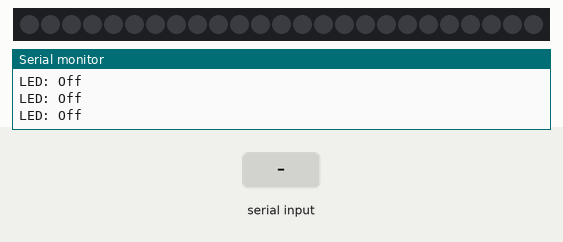
The sketch below on a simulated Arduino Uno, built with avr-gcc and run on an emulated ATmega328P. On the bench: 25 RGB LEDs in strip order, left to right, the last lines printed to the serial monitor. The inputs (shaded band) are chosen by the test bench. Dim RGB values are drawn brighter than linear.

Above: at 1.2 s.
1.3 s: byte 2 (2) received over Serial
At 1.46 s:
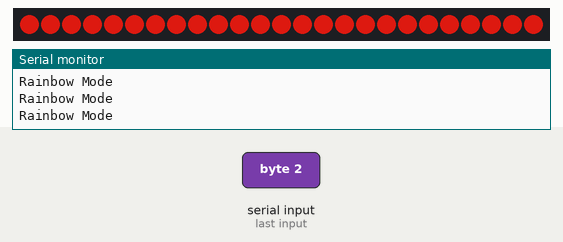
2.9 s: byte 1 (1) received over Serial
4.8 s: "1" received over Serial
At 6.0 s:
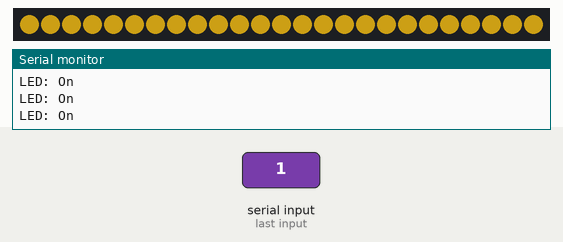
6.3 s: byte 2 (2) received over Serial
At 8.53 s:
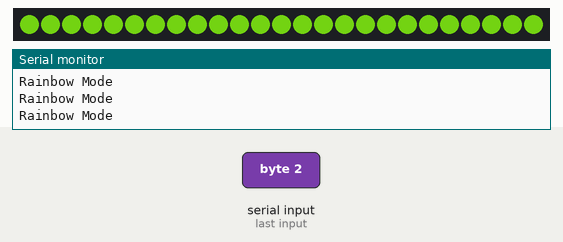
9.3 s: byte 0 (0) received over Serial
At 10.2 s:
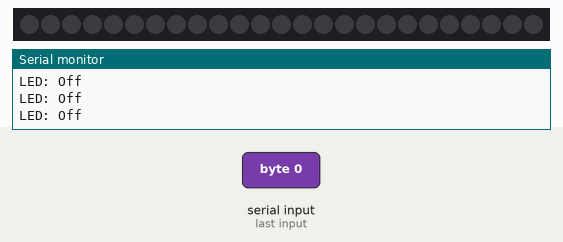
12.3 s: byte 2 (2) received over Serial
At 12.36 s:
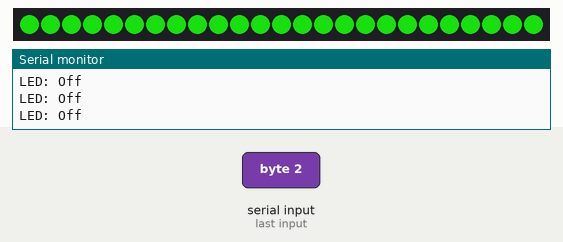

The sketch:

HSV_Colour_Change.ino
```cpp
#include <FastLED.h>

#define NUM_LEDS 25
#define DATA_PIN 6

//Bluetooth Comunication Variables
int state=0;
int bluetooth_Data=0;

//Colour Variables
int rainbow=1;
int hue=1;
int hroc=1;//hue rate of change

//Timing Variables
const long interval=50;
long previousMillis=0;
long previousMillis2=0;


CRGB leds[NUM_LEDS];

void setup(){

   //setup LED strip
   FastLED.addLeds<NEOPIXEL, DATA_PIN>(leds, NUM_LEDS);
   Serial.begin(9600);
}

void loop(){

    //Collect Data via SPI communication
    bluetooth_Data=Serial.read();//read incoming data

    // Turn Strip On
    if(bluetooth_Data==1){
    state= 1;
    }

    //Turn Strip Off
    if(bluetooth_Data==0){
    state=0;
    }

    //Rainbow Mode
    if(bluetooth_Data==2){
    state=2;
    }

    //Manual Hue Change
    if(bluetooth_Data>=3 && bluetooth_Data<=256){
      hue=bluetooth_Data;
    }


  unsigned long currentMillis= millis();

  if(currentMillis - previousMillis >= interval && state==1){
    previousMillis=currentMillis;
    manualHueChange(hue);
  }

  if(state==0){
    LED_Off();
  }

  unsigned long currentMillis2=millis();

  if(currentMillis2 - previousMillis2 >= interval && state==2){
    previousMillis2=currentMillis2;
    rainbowAutoChange();
  }

  FastLED.show();
}

void LED_Off(){

  for (int i=0; i<NUM_LEDS; i++){
    leds[i]=CRGB(0,0,0);
  }

  Serial.println("LED: Off");
}

void manualHueChange (int hue){

  for (int i=0; i<NUM_LEDS; i++){
  leds[i]=CHSV(hue,187,200); //Using hue, saturation, and brightness to set LED colour
  }

  Serial.println("LED: On");
}


void rainbowAutoChange(){
  for (int i=0; i<NUM_LEDS; i++){
  leds[i]=CHSV(rainbow,187,200); //Using hue, saturation, and brightness to set LED colour
  }

  rainbow+=hroc;

  if(rainbow==244){
    hroc=-1;
  }
  if(rainbow==0){
    hroc=1;
  }

  FastLED.show();

  Serial.println("Rainbow Mode");

}
```

Measured:
- after the input at 1.3 s, the LEDs: first change at once (image 1 shows a later state)
- after the input at 4.8 s, the LEDs: change at once (image 2)
- after the input at 6.3 s, the LEDs: first change at once (image 3 shows a later state)
- after the input at 9.3 s, the LEDs: change at once (image 4)
- after the input at 12.3 s, the LEDs: first change at once (image 5 shows a later state)
